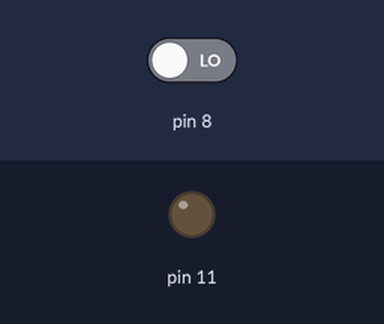
Simulated run of this sketch. Board: Arduino Uno, built with avr-gcc and run on an emulated ATmega328P. On the bench: output pins drawn as LEDs (lit = HIGH). The inputs (shaded band) are chosen by the test bench; at power-on: pin 8 LOW.

Above: at 1.2 s.
1.3 s: pin 8 driven HIGH
At 2.5 s:
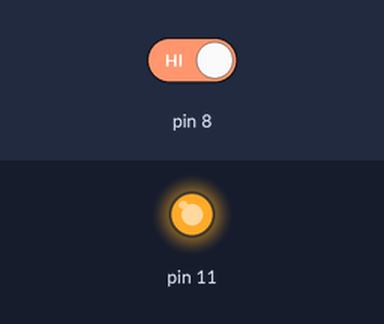
2.8 s: pin 8 driven LOW
At 3.6 s:
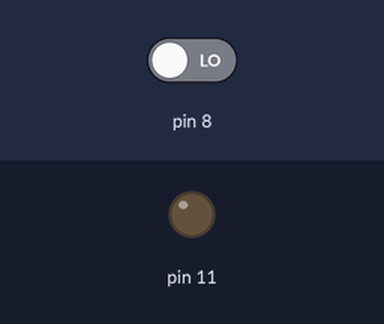
Timing chart, 0 to 5.8 s (numbered marks = the images above; inputs shaded):
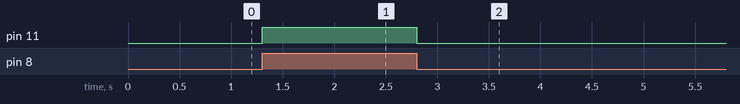

The sketch:

Encendido_apagado_de_un_led_con_un_pulsador.ino
```cpp
int boton = 1;
void setup() {
	// put your setup code here, to run once:
	pinMode(8, INPUT);
	pinMode(11, OUTPUT);
}

void loop() {
	// put your main code here, to run repeatedly:
	boton = digitalRead(8);
	digitalWrite(11, boton);
}
```

Measured:
- after the input at 1.3 s, pin 11: LOW → HIGH at once
- after the input at 2.8 s, pin 11: HIGH → LOW at once
